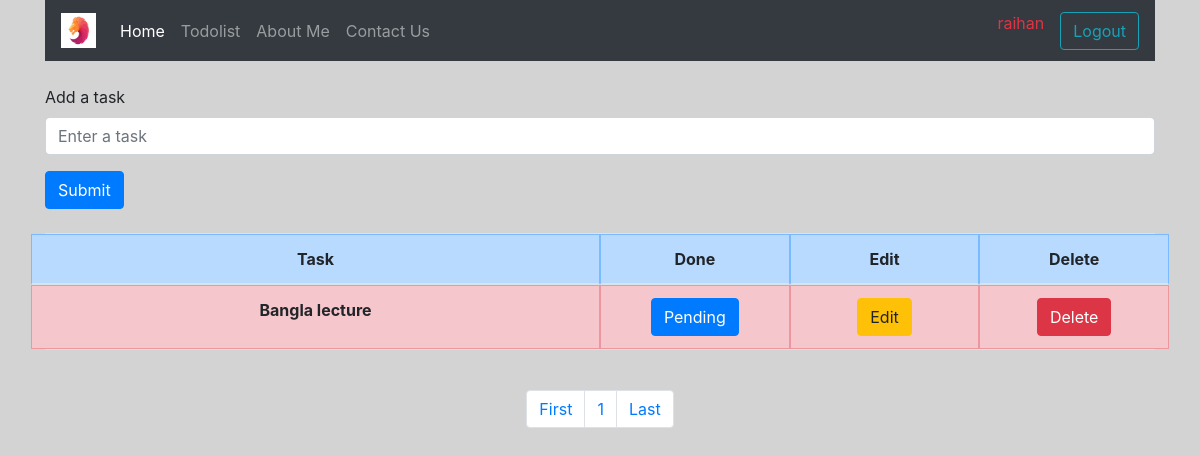
The app's page /todolist/ (signed in), older data.
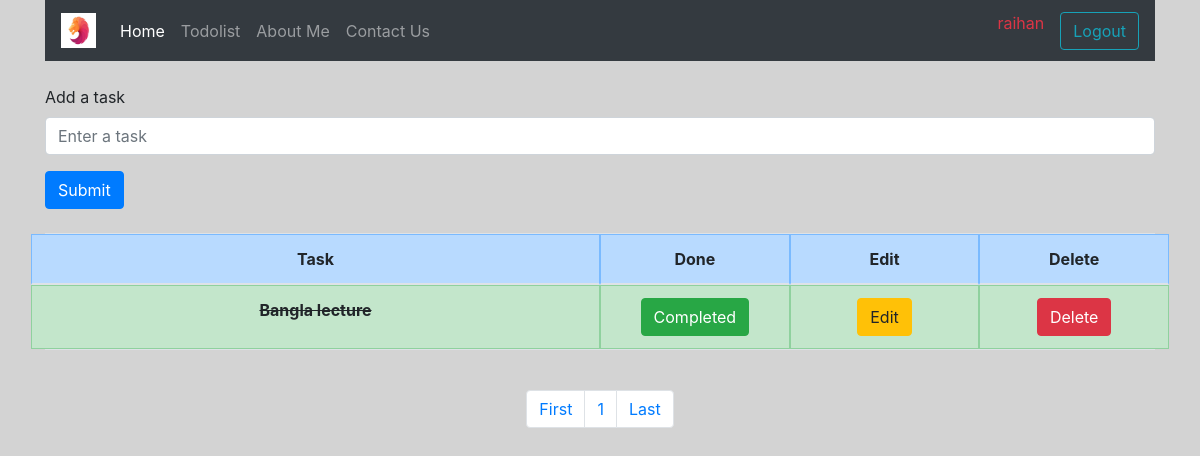
The same page, newer data.
### todolist/models.py (models this page shows, shortened)
class Tasklist(models.Model):
    user = models.ForeignKey(User, on_delete = models.CASCADE, default = None )
    task = models.CharField(max_length=300)
    done = models.BooleanField(default=False)

### todolist/views.py (the view)
# urls.py: path('todolist/',include('todolist.urls')),
@login_required
def todolist(request):
    if request.method == "POST" :
        form = TaskForm(request.POST or None)
        if form.is_valid():
            instance = form.save( commit=False)
            instance.user = request.user
            instance.save()
        messages.success(request,("The new task is added successfully"))
        return redirect('todolist')
    else:
        all_task = Tasklist.objects.filter(user = request.user)
        paginator = Paginator(all_task, 5)
        page = request.GET.get('pg')
        all_task = paginator.get_page(page)
        return render(request,'task.html', {'all_task':all_task})

### todolist/templates/task.html (shortened to what this page needs)
{% extends 'base.html' %}
{% block content %}
<br>
<form method="POST">
  <div class="form-group">
    <label for="addtask">Add a task</label>
    <input type="text" class="form-control" id="addtask" name="task" placeholder="Enter a task" >
   </div>
  <button type="submit" class="btn btn-primary">Submit</button>
</form>
<br>
<table class="table table-bordered table-hover text-center">
  <thead>
    <tr class="table-primary row">
      <th class="col-6">Task</th>
      <th class="col-2">Done</th>
      <th class="col-2">Edit</th>
      <th class="col-2">Delete</th>
    </tr>
  </thead>
  <tbody>
  {% if all_task %}
      {% for obj in all_task %}
            {% if obj.done %}
                <tr class="table-success row">
                    <th class="col-6"><del>{{ obj.task }}</del></th>
                    <td class="col-2"><a href="{% url 'notcomplete_task' obj.id %}"><button type="button" class="btn btn-success">Completed</button></a></td>
                    <td class="col-2"><a href="{% url 'edit_task' obj.id %}"><button type="button" class="btn btn-warning">Edit</button></a></td>
                    <td class="col-2"><a href="{% url 'deletetask' obj.id %}"><button type="button" class="btn btn-danger">Delete</button></a></td>
                </tr>
            {% else %}
                <tr class="table-danger row">
                    <th class="col-6">{{ obj.task }}</th>
                    <td class="col-2"><a href="{% url 'complete_task' obj.id %}"><button type="button" class="btn btn-primary">Pending</button></a></td>
                    <td class="col-2"><a href="{% url 'edit_task' obj.id %}"><button type="button" class="btn btn-warning">Edit</button></a></td>
                    <td class="col-2"><a href="{% url 'deletetask' obj.id %}"><button type="button" class="btn btn-danger">Delete</button></a></td>
                </tr>
            {% endif %}
      {% endfor %}
  {% endif %}
  </tbody>
</table>
<br>
<nav aria-label="Page navigation example">
  <ul class="pagination justify-content-center">
    <li class="page-item ">
      <a class="page-link" href="?pg=1" >First</a>
    </li>
    <li class="page-item"><a class="page-link" href="?pg={{all_task.number}}">{{all_task.number}}</a></li>
    <li class="page-item">
      <a class="page-link" href="?pg={{all_task.paginator.num_pages}}">Last</a>
    </li>
  </ul>
</nav>
{% endblock content %}

### templates/base.html (shortened to what this page needs)
{% load static %}
<!doctype html>
<html lang="en">
  <head>
    <link rel="stylesheet" href="https://stackpath.bootstrapcdn.com/bootstrap/4.4.1/css/bootstrap.min.css">
    <link rel="stylesheet" href="{% static 'css/main.css' %}" type ="text/css">
  </head>
  <body>
  <div class="container">
  <nav class="navbar navbar-expand-lg navbar-dark bg-dark">
  <a class="navbar-brand" href="{% url 'index' %}"><img src=" {% static 'images/logo.jpg' %} " alt="Logo" height="35" width="35"></a>
  <div class="collapse navbar-collapse" id="navbarNavAltMarkup">
    <div class="navbar-nav">
      <a class="nav-item nav-link active" href="{% url 'index' %}">Home <span class="sr-only">(current)</span></a>
      <a class="nav-item nav-link" href="{% url 'todolist' %}">Todolist</a>
      <a class="nav-item nav-link" href="{% url 'about' %}">About Me</a>
      <a class="nav-item nav-link" href="{% url 'contact' %}">Contact Us</a>
    </div>
  </div>
  {% if user.is_authenticated %}
    <div class="form-inline my-2 my-lg-0">
        <p class="text-danger mr-3 ">{{user.username}}</p>
        <a href="{% url 'logout' %}">
        <button class="btn btn-outline-info my-2 my-sm-0" type="submit">Logout</button>
        </a>
    </div>
  {% endif %}
</nav>
{% block content %}
{% endblock content %}
</div>
  </body>
</html>

### static/css/main.css (style rules this page uses)
body { background-color: lightgray; }

Row changes from the older to the newer data that the page shows:
changed Tasklist "Bangla lecture": done "Pending" → "Completed"
